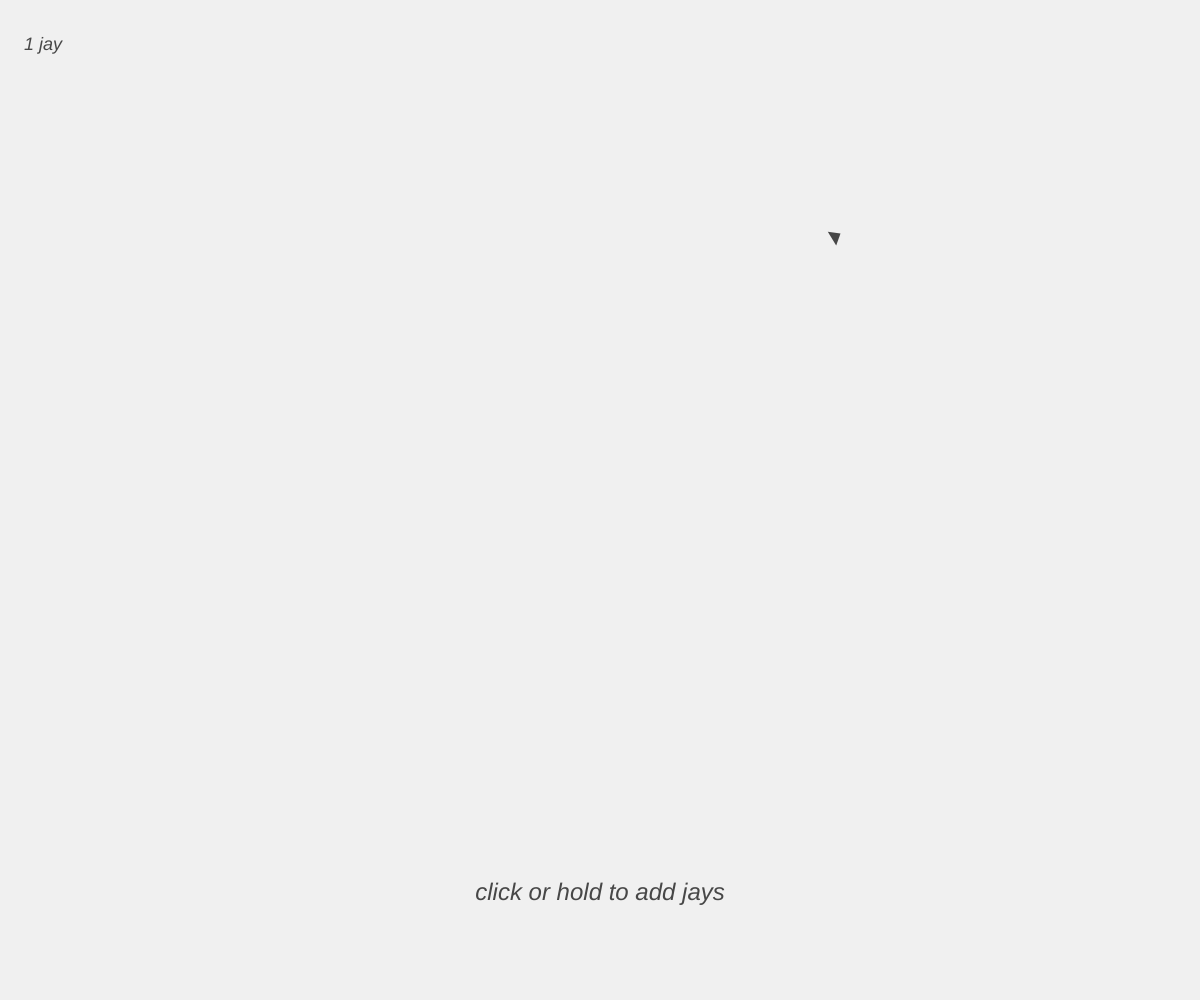
Frame 1 (no input)
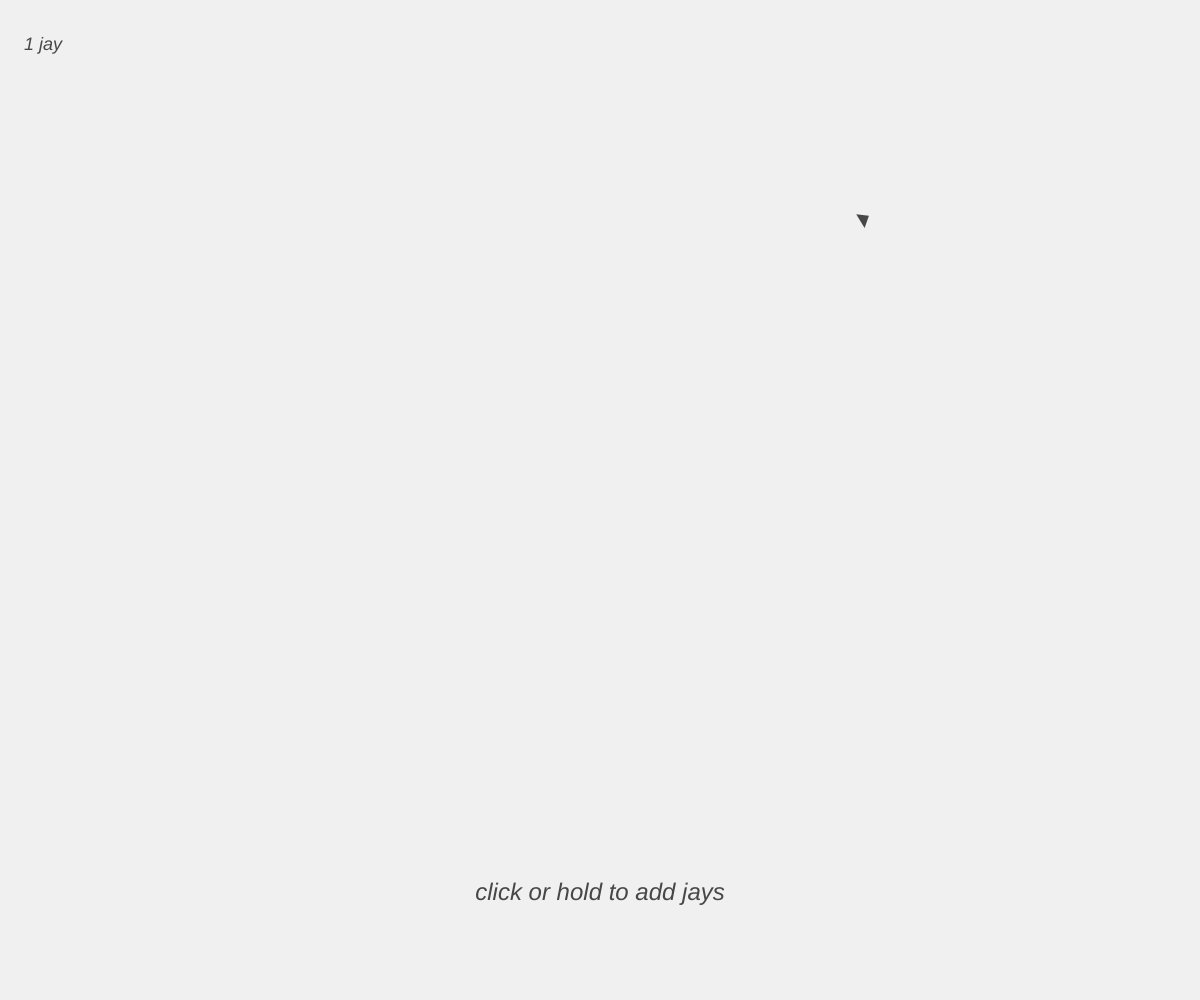
Frame 60 (no input)
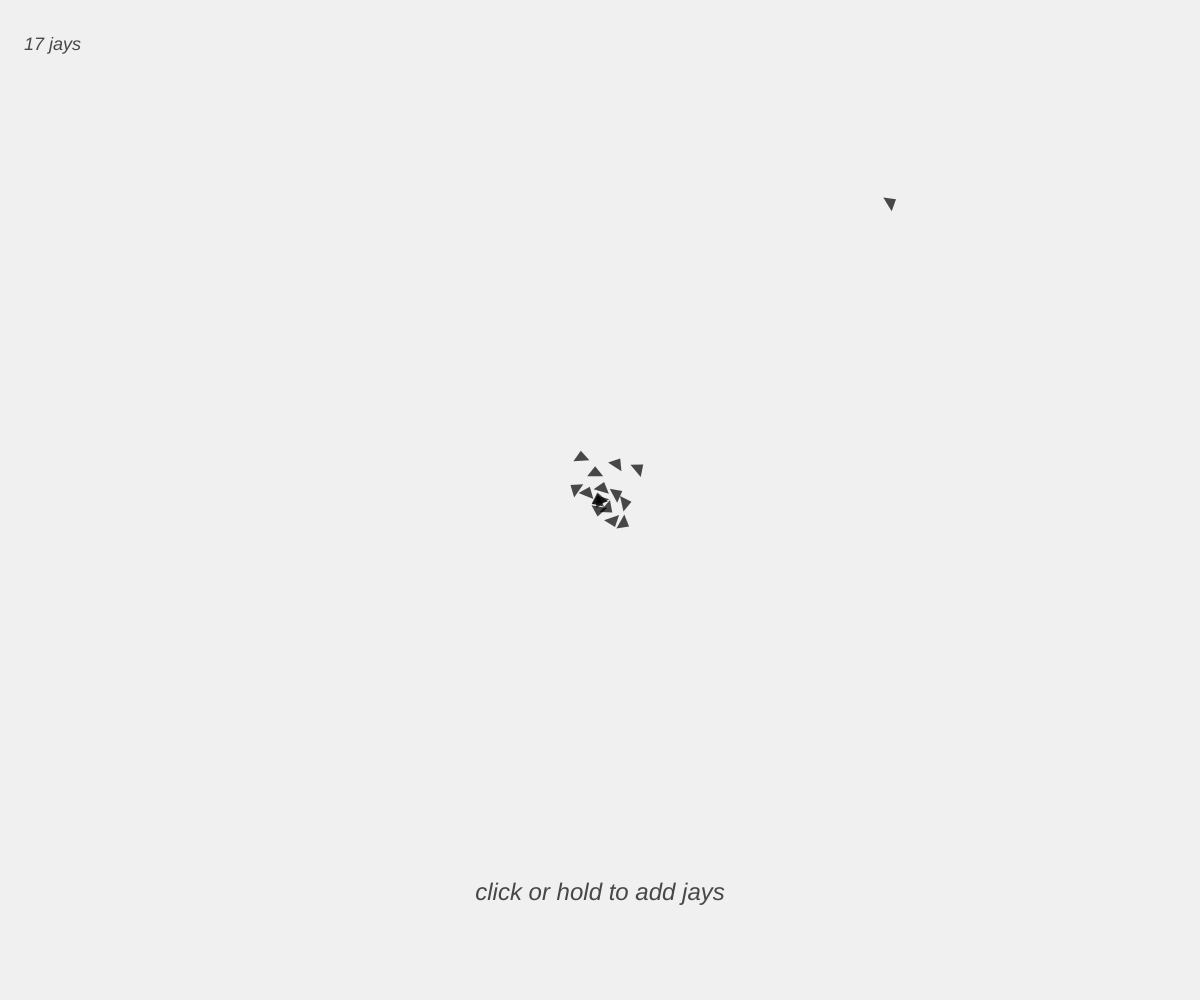
Frame 120 (the mouse pressed at the canvas centre since frame 60)

The p5.js sketch that drew these frames (run headless with seeded random() and noise() and a simulated clock; from frame 60 on, the mouse is pressed at the canvas centre):

// p5.js sketch
// ── sketch.js
// Main script

var start_num_birbs = 1;
var max_num_birbs = 200;
var birb_adding;

birbs = [];

// add predator functionality

function setup(){
	createCanvas(windowWidth, windowHeight);

	// Create birbs
	for (var i = 0; i < start_num_birbs; i++){
		start_x = random(50, width - 50);
		start_y = random(50, height - 50);
		birbs[i] = new Birb(start_x, start_y);
	}
}

function draw(){
	background(240);

	if (birbs.length < max_num_birbs){
		textStyle(ITALIC);
		textAlign(CENTER);
		fill(0, 180);
		textSize(24);
		text("click or hold to add jays", width/2, height*18/20);
	}

	if (birbs.length == 1){
		label = " jay";
	} else {
		label = " jays";
	}

	textAlign(LEFT);
	textSize(18);
	text(birbs.length.toString().concat(label), width/50, height/20);

	for (var i = 0; i < birbs.length; i++){
		birbs[i].run_birb(birbs);
	}
}

function windowResized(){
	resizeCanvas(windowWidth, windowHeight);
}

function add_birb_at_mouse(){
	if (birbs.length < max_num_birbs){
		birbs[birbs.length] = new Birb(mouseX, mouseY);	
	}
}

function mousePressed() {
	add_birb_at_mouse();
	birb_adding = setInterval(add_birb_at_mouse, 100);
}

function mouseReleased() {
	clearInterval(birb_adding);
}
// ── Birb.js
// Birb class

var birb_length = 10;
var birb_width = 16;
var mass = 1;
var air_resistance = 0.002;

var max_speed = 3;
var strength = 0.008;

var personal_space = 20;
var range_of_sight = 150;

function Birb(x_start, y_start){
	this.position = createVector(x_start, y_start);
	this.velocity = createVector(random(-1, 1), random(-1, 1));
	this.r = 3;

	this.sep_weight = 2.0;
	this.coh_weight = 1.0;
	this.ali_weight = 1.0;
	this.avo_weight = 1.5;

	this.run_birb = function(birbs){
		this.calc_motion(birbs);
		this.draw_birb();
	}

	this.calc_motion = function(birbs){
		// Find force and acceleration
		force = this.calc_force(birbs);
		this.acceleration = force.div(mass);

		// Update velocity and position
		this.velocity.add(this.acceleration);
		this.position.add(this.velocity);
	}

	this.calc_force = function(birbs){
		force = createVector(0, 0);

		// Calculate and weight forces
		var separating_force = this.separating_force(birbs).mult(this.sep_weight);
		var cohesive_force = this.cohesive_force(birbs).mult(this.coh_weight);
		var aligning_force = this.aligning_force(birbs).mult(this.ali_weight);
		var avoidance_force = this.avoidance_force().mult(this.avo_weight);

		// Air resistance
		v_sqd = this.velocity.magSq();
		v_direction = (this.velocity.copy()).normalize();
		resistance_force = v_direction.mult(air_resistance * v_sqd);

		// Sum forces
		force.add(separating_force);
		force.add(cohesive_force);
		force.add(aligning_force);
		force.add(avoidance_force);
		force.sub(resistance_force);

		return force
	}

	this.move_towards = function(desired_steering_vector){
		// Change velocity to be going at max speed toward target direction
		desired_steering_vector.normalize();
		desired_steering_vector.mult(max_speed);
		desired_steering_vector.sub(this.velocity);

		// But with limited change of speed
		desired_steering_vector.limit(strength);

		return desired_steering_vector
	}

	this.separating_force = function(birbs){
		var separating_force = createVector(0, 0);
		var birbs_too_close = 0;

		for (var i = 0; i < birbs.length; i++){

			// birbs[i].position this is the issue line
			// Vector is from neighbour birb to birb (note for later)
			var diff_vector = p5.Vector.sub(this.position, birbs[i].position);
			var dist = diff_vector.mag();

			// Check birb is not current birb, and is uncomfortably close
			if ((dist > 0) && (dist < personal_space)){
				birbs_too_close++;

				// Add weighted vector to steering vector
				// dist * dist = normalisation, extra dist is weighting
				separating_force.add(diff_vector.div(dist*dist*dist));
			}
		}

		// Average
		if (birbs_too_close > 0){
			separating_force.div(birbs_too_close);
		}

		// If direction is to be changed
		if (separating_force.magSq() > 0){
			separating_force = this.move_towards(separating_force);
		}

		return separating_force
	}

	this.cohesive_force = function(birbs){
		var positions = createVector(0, 0);
		var birbs_in_range = 0;

		for (var i = 0; i < birbs.length; i++){

			// Vector is from neighbour birb to birb (note for later)
			var diff_vector = p5.Vector.sub(this.position, birbs[i].position);
			var dist_sqd = diff_vector.magSq();

			// Check birb is not current birb, and is within range of sight
			if ((dist_sqd > 0) && (dist_sqd < range_of_sight*range_of_sight)){
				birbs_in_range++;

				// Add neighbour's position vector to sum
				positions.add(birbs[i].position);
			}
		}

		// Average
		if (birbs_in_range > 0){
			positions.div(birbs_in_range);
			var diff_vector = p5.Vector.sub(positions, this.position);
			cohesive_force = this.move_towards(diff_vector);
		} else {
			cohesive_force = createVector(0, 0);
		}

		return cohesive_force
	}

	this.aligning_force = function(birbs){
		var velocities = createVector(0, 0);
		var birbs_in_range = 0;

		for (var i = 0; i < birbs.length; i++){

			// Vector is from neighbour birb to birb (note for later)
			var diff_vector = p5.Vector.sub(this.position, birbs[i].position);
			var dist_sqd = diff_vector.magSq();

			// Check birb is not current birb, and is within range of sight
			if ((dist_sqd > 0) && (dist_sqd < range_of_sight*range_of_sight)){
				birbs_in_range++;

				// Add neighbour's velocity vector to sum
				velocities.add(birbs[i].velocity);
			}
		}

		// Average
		if (birbs_in_range > 0){
			velocities.div(birbs_in_range);
			aligning_force = this.move_towards(velocities);
		} else {
			aligning_force = createVector(0, 0);
		}

		return aligning_force
	}

	this.avoidance_force = function(){
		var avoidance_force = createVector(0, 0);

		left_space = this.position.x + 100;
		right_space = width - this.position.x + 100; 
		up_space = this.position.y + 100;
		down_space = height - this.position.y + 100;

		// Check if birb can see wall, add wall avoiding force if so
		if (left_space < range_of_sight){
			// avoidance_force.add(createVector(1/left_space, 0))
			avoidance_force.add(createVector(1, 0))
		}
		if (right_space < range_of_sight){
			avoidance_force.add(createVector(-1, 0))
		}
		if (up_space < range_of_sight){
			avoidance_force.add(createVector(0, 1))
		}
		if (down_space < range_of_sight){
			avoidance_force.add(createVector(0, -1))
		}

		// If direction is to be changed
		if (avoidance_force.magSq() > 0){
			avoidance_force = this.move_towards(avoidance_force);
		}

		return avoidance_force
	}


	this.draw_birb = function(){
		noStroke();
		fill(0, 180);

		// Move to position and draw triangle pointing along velocity
		push();
		translate(this.position.x, this.position.y);
		rotate(this.velocity.heading());
		// for circles
		// ellipse(0, 0, radius);
		triangle(-birb_length/2, -birb_width/2,
			     -birb_length/2, birb_width/2,
			      birb_length/2, 0);
		pop();
	}
}
